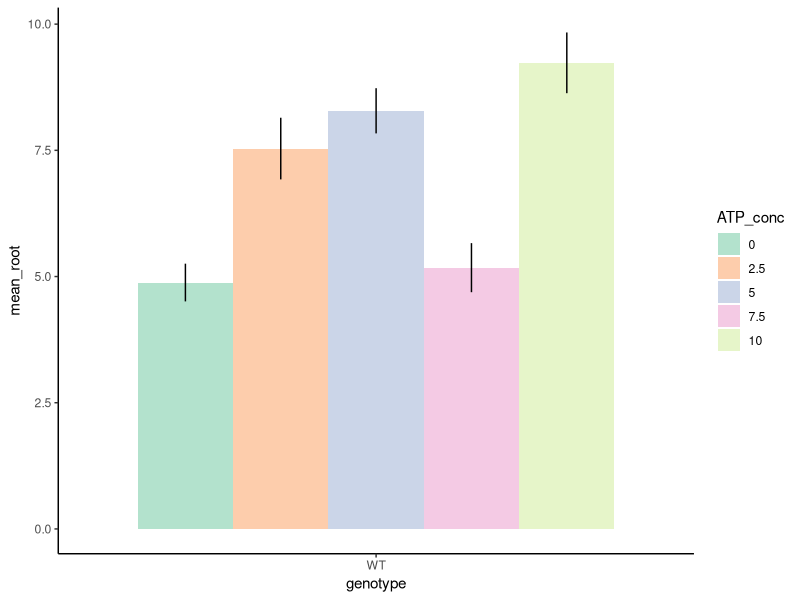

This chart was generated by the following R code:
## ---- chunk 1
knitr::opts_chunk$set(echo = TRUE)

library(tidyverse)
library(ggpubr)
library(dplyr)
library(ggplot2)
library(vegan)
library(RColorBrewer)
theme_set(theme_classic()) # Set the theme

setwd("C:/Users/Marcela Morassi/Documents/Github/ClarkLab")


exp4_m <- read.csv("exp4_m.csv")
## ---- chunk 2
#turning data discrete
exp4_m <- exp4_m %>% 
  mutate(ATP_conc = as.character(ATP_conc)) %>% 
  filter(day==7, root>0) %>% 
  mutate(genotype = factor(genotype, levels = c("WT", "KO"))) %>% 
  mutate(ATP_conc = factor(ATP_conc, levels = c("0", "2.5", "5", "7.5", "10")))


#SE
exp4_m_SE <- exp4_m %>% 
  group_by(genotype, ATP_conc) %>% 
  summarise(mean_root = mean(root), se = sd(root)  / sqrt(n()))
## ---- chunk 3
#Marcela final root length
#control v 2.5
exp4_m %>% filter(ATP_conc == 0| ATP_conc ==2.5)
  t.test(root ~ ATP_conc, ATP_conc == 0| ATP_conc ==2.5, data = exp4_m, var.equal=FALSE, conf.level=0.95)
#control v 5
t.test(root ~ ATP_conc == 0 | ATP_conc == 5, genotype == "WT", data = exp4_m, var.equal=FALSE, conf.level=0.95)
#control v 7.5
t.test(root ~ ATP_conc, ATP_conc == 0 | ATP_conc == 7.5, data = exp4_m, var.equal=FALSE, conf.level=0.95)


?t.test

## ---- chunk 4
palette = brewer.pal(11,'RdYlBu')
##Final root length
#Marcela
ggplot(exp4_m_SE, aes(x = genotype, y = mean_root, fill = ATP_conc, group = factor (ATP_conc)), col=palette) +
  geom_col(stat="identity", position = position_dodge())+
  geom_linerange( aes(ymin = mean_root - se, ymax = mean_root + se),  width=.2,
                  position=position_dodge(.9))+
  scale_fill_brewer(palette = "Pastel2")
